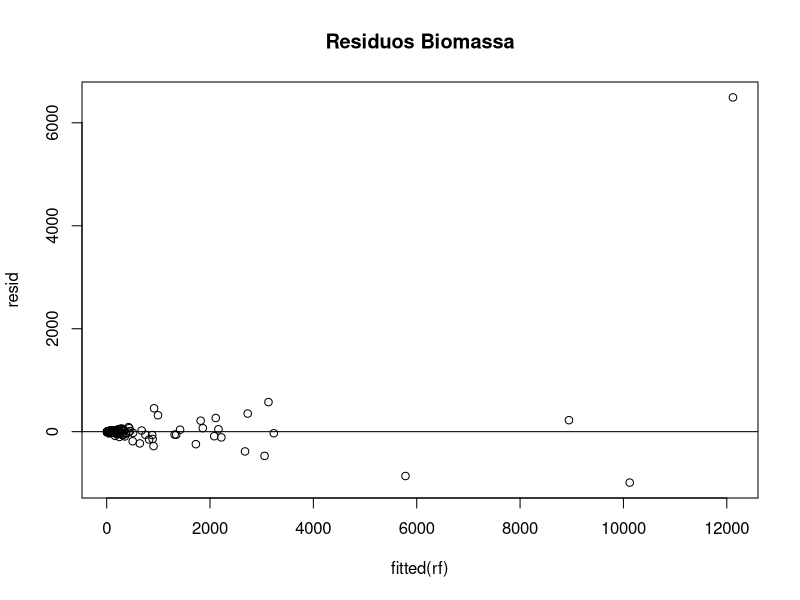

This chart was generated by the following R code:
# Regressão

## Biomassa

install.packages("e1071")
install.packages("kernlab")
install.packages("caret")
install.packages("randomForest")
library("kernlab")
library("e1071")
library("randomForest")
library("caret")

install.packages("mice")
library("mice")

install.packages("Metrics")
library("Metrics")

set.seed(0758662190)

dados_tmp <- read.csv("Material 02 - 4 - R - Biomassa - Dados.csv")
imp <- mice(dados_tmp) 
dados <- complete(imp, 1)
View(dados)

set.seed(0758662190)
indices <- createDataPartition(dados$biomassa, p=0.80, list=FALSE)
treino <- dados[indices,]
teste <- dados[-indices,]

## RF - Hold-out

set.seed(0758662190)
rf <- train(biomassa~., data=treino, method="rf")
rf

predicoes.rf <- predict(rf, teste)

rmse(teste$biomassa, predicoes.rf)

r2 <- function(predito, observado) {
  return (1 - (sum((predito-observado)^2) / sum((observado-mean(observado))^2)))
}

r2(predicoes.rf, teste$biomassa)

syx <- function(observados, estimados, n, p)
{
  sqrt((sum((observados-estimados)^2))/(n-p-1))
}
syx(teste$biomassa, predicoes.rf, length(teste$biomassa), length(dados))

res <- cor.test(teste$biomassa, predicoes.rf, method = "pearson")
res

MAE(teste$biomassa, predicoes.rf)

## RF - CV

ctrl <- trainControl(method = "cv", number = 10)

set.seed(0758662190)
rf <- train(biomassa ~ ., data=treino, method = "rf", trControl=ctrl)
rf
predicoes.rf <- predict(rf, teste)

rmse(teste$biomassa, predicoes.rf)

r2(predicoes.rf, teste$biomassa)

syx(teste$biomassa, predicoes.rf, length(teste$biomassa), length(dados))

res <- cor.test(teste$biomassa, predicoes.rf, method = "pearson")
res

MAE(teste$biomassa, predicoes.rf)

## RF - Melhor Modelo

tuneGrid = expand.grid(mtry=c(2,5,7,9))

set.seed(0758662190)
rf <- train(biomassa ~ ., data=treino, method="rf", trControl=ctrl, tuneGrid=tuneGrid)
rf

predicoes.rf <- predict(rf, teste)

rmse(teste$biomassa, predicoes.rf)

r2(predicoes.rf, teste$biomassa)

syx(teste$biomassa, predicoes.rf, length(teste$biomassa), length(dados))

res <- cor.test(teste$biomassa, predicoes.rf, method = "pearson")
res

MAE(teste$biomassa, predicoes.rf)

## RNA - Hold-out

set.seed(0758662190)
rna <- train(biomassa ~ ., data=treino, method="nnet", trace=FALSE)
rna
predicoes.rna <- predict(rna, teste)

rmse(teste$biomassa, predicoes.rna)

r2(predicoes.rna, teste$biomassa)

syx(teste$biomassa, predicoes.rna, length(teste$biomassa), length(dados))

res <- cor.test(teste$biomassa, predicoes.rna, method = "pearson")
res

MAE(teste$biomassa, predicoes.rna)

## RNA - CV

ctrl <- trainControl(method = "cv", number = 10)
set.seed(0758662190)
rna <- train(biomassa ~ ., data=treino, method="nnet", trace=FALSE, trControl=ctrl)
rna
predicoes.rna <- predict(rna, teste)

rmse(teste$biomassa, predicoes.rna)

r2(predicoes.rna, teste$biomassa)

syx(teste$biomassa, predicoes.rna, length(teste$biomassa), length(dados))

res <- cor.test(teste$biomassa, predicoes.rna, method = "pearson")
res

MAE(teste$biomassa, predicoes.rna)

## RNA - Melhor Modelo

grid <- expand.grid(size = seq(from = 1, to = 45, by = 10), decay = seq(from = 0.1, to = 0.9, by = 0.3))

set.seed(0758662190)
rna <- train(form= biomassa~., data=treino, method="nnet", tuneGrid=grid, trControl=ctrl, maxit=2000, trace=FALSE)
rna
predicoes.rna <- predict(rna, teste)

rmse(teste$biomassa, predicoes.rna)

r2(predicoes.rna, teste$biomassa)

syx(teste$biomassa, predicoes.rna, length(teste$biomassa), length(dados))

res <- cor.test(teste$biomassa, predicoes.rna, method = "pearson")
res

MAE(teste$biomassa, predicoes.rna)

## KNN

tuneGrid <- expand.grid(k = c(1,3,5,7,9))
set.seed(0758662190)
knn <- train(biomassa ~ .,data = treino, method = "knn", tuneGrid=tuneGrid)
knn

predicoes.knn <- predict(knn, teste)

rmse(teste$biomassa, predicoes.knn)

r2(predicoes.knn, teste$biomassa)

syx(teste$biomassa, predicoes.knn, length(teste$biomassa), length(dados))

res <- cor.test(teste$biomassa, predicoes.knn, method = "pearson")
res

MAE(teste$biomassa, predicoes.knn)

## SVM - Hold-out

set.seed(0758662190)
svm <- train(biomassa ~ ., data=treino, method="svmRadial")
svm
predicoes.svm <- predict(svm, teste)

rmse(teste$biomassa, predicoes.svm)

r2(predicoes.svm, teste$biomassa)

syx(teste$biomassa, predicoes.svm, length(teste$biomassa), length(dados))

res <- cor.test(teste$biomassa, predicoes.svm, method = "pearson")
res

MAE(teste$biomassa, predicoes.svm)

## SVM - CV

ctrl <- trainControl(method = "cv", number = 10)

set.seed(0758662190)
svm <- train(biomassa ~ ., data=treino, method="svmRadial", trControl=ctrl)
svm

predicoes.svm <- predict(svm, teste)

rmse(teste$biomassa, predicoes.svm)

r2(predicoes.svm, teste$biomassa)

syx(teste$biomassa, predicoes.svm, length(teste$biomassa), length(dados))

res <- cor.test(teste$biomassa, predicoes.svm, method = "pearson")
res

MAE(teste$biomassa, predicoes.svm)

## SVM - Melhor Modelo

tuneGrid <- expand.grid(C=c(1,2,10,50,100), sigma=c(.01, .015, 0.2))

set.seed(0758662190)
svm <- train(biomassa ~ ., data=treino, method="svmRadial", trControl=ctrl, tuneGrid=tuneGrid)
svm
predicoes.svm <- predict(svm, teste)

rmse(teste$biomassa, predicoes.svm)

r2(predicoes.svm, teste$biomassa)

syx(teste$biomassa, predicoes.svm, length(teste$biomassa), length(dados))

res <- cor.test(teste$biomassa, predicoes.svm, method = "pearson")
res

MAE(teste$biomassa, predicoes.svm)

## Novos casos

## RF - CV

ctrl <- trainControl(method = "cv", number = 10)

set.seed(0758662190)
rf <- train(biomassa ~ ., data=treino, method = "rf", trControl=ctrl)
rf
predicoes.rf <- predict(rf, teste)

dados_novos_casos <- read.csv("Material 02 - 4 - R - Biomassa - Dados - Novos Casos.csv")
View(dados_novos_casos)

dados_novos_casos$biomassa <- NULL
predicoes.rf <- predict(rf, dados_novos_casos)
resultado <- cbind(dados_novos_casos, predicoes.rf)
View(resultado)
write.csv(resultado, "resultado-biomassa.csv")

resid <- resid(rf)

plot(fitted(rf), resid, main="Residuos Biomassa")
abline(0,0)
